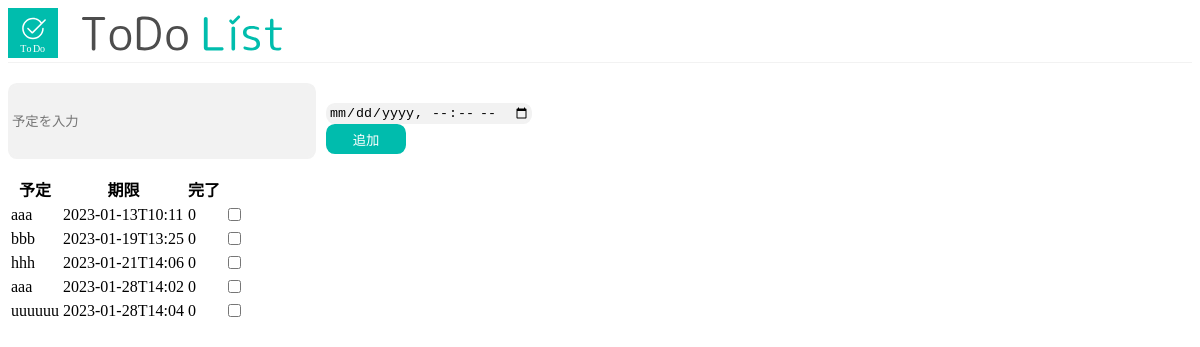
Before: / with the older database file.
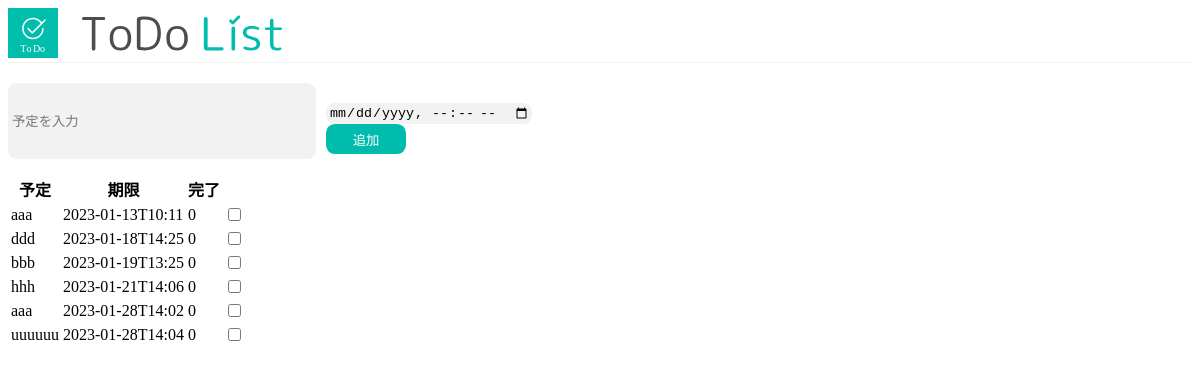
After: the same page with the newer database file.
### tables this page shows
CREATE TABLE todo(id integer PRIMARY KEY, todo_data text,todo_timie datetime default (DATETIME('now','locatetime')), todo_deadline datetime, check_data boolean);

### app.py (the view)
@app.route('/')
def todo_db():
    con = sqlite3.connect('todo_list.db')
    con.execute("CREATE TABLE IF NOT EXISTS todo(id integer PRIMARY KEY, todo_data text, todo_deadline datetime, check_data boolean)")
    con.commit()
    cur = con.execute("SELECT * FROM todo")
    for row in cur:
        print(row)
        print(type(row))
    cur = con.execute("select * from todo where check_data <> 1 order by todo_deadline")
    data = cur.fetchall()
    cur.close()
    return render_template('index.html', data = data)

### templates/index.html (shortened to what this page needs)
<!DOCTYPE html>
<html lang="ja">
<head>
    <link rel="stylesheet" type="text/css" href="../static/css/main.css">
</head>
<body>
    <header>
        <img src="../img/logo/ver01.svg" alt="✅" id="logomark">
        <img src="../img/logo/ver02.svg" alt="✅" id="logoword">
    </header>
    <form id="schedule" action='/register_done'>
        <div>
            <input type="text" id="todo" placeholder="予定を入力" name="todo">
        </div>
        <div>
            <input type="datetime-local" id="limit" name="time">
        </div>
        <div>
            <button type="submit" id="add-submit" formmethod="get">追加</button>
        </div>
    </form>
    <div>
        <table id="todo_table">
            <thead>
                <tr>
                    <th>予定</th>
                    <th>期限</th>
                    <th>完了</th>
                </tr>
            </thead>
            <tbody>
                {% for item in data %}
                    <tr id="todo_row_id-{{item[0]}}">
                        <td>{{item[1]}}</td>
                        <td>{{item[3]}}</td>
                        <td>{{item[4]}}</td>
                        <td><input type="checkbox" id="fav-{{item[0]}}" name="fav-{{item[0]}}" value="{{item[0]}}"></td>
                    </tr>
                {% endfor %}
            </tbody>
        </table>
    </div>
</body>
</html>

### static/css/main.css (style rules this page uses)
img#logomark { width: 50px; height: 50px; }
img#logoword { margin-left: 20px; width: 200px; height: 50px; }
header { border-bottom:1px solid #f2f2f2; margin-bottom: 20px; }
form { background-color: #fff; }
input#todo { width: 300px; height: 70px; border: 2px solid #f2f2f2; background-color: #f2f2f2; border-radius: 0.67em; float: left; }
input#limit { margin-top: 20px; margin-left: 10px; border: 2px solid #f2f2f2; background-color: #f2f2f2; border-radius: 0.67em; }
button#add-submit { margin-left: 10px; width: 80px; height: 30px; color: #fff; background-color: #00bcad; border: 2px solid #00bcad; border-radius: 0.67em; }

Changed rows visible on the page:
added todo: todo_data "ddd", todo_deadline "2023-01-18T14:25", check_data "0"
